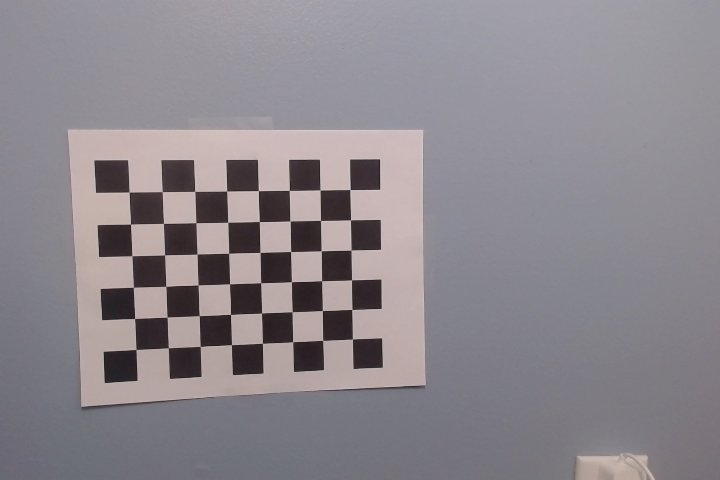
#> input picture trajectory_tracking/pictures/Photo on 12-30-22 at 12.22 PM #2.jpg, 1440 x 960 px (shown at 1/2 size); its folder holds only this picture in this run
$ python calibrate_camera.py
#> lines starting #> are read from the running program, lines starting #| are printed output that depends on the picture; after the words box and inside, x2 and y2 are one past the last pixel; in counts of white or black regions, pixels touching at a corner belong together; long printed decimals are rounded
import numpy as np
import time
import cv2
import glob

chessboardSize = (8, 6)
frameSize = (1440, 960)

criteria = (cv2.TERM_CRITERIA_EPS + cv2.TERM_CRITERIA_MAX_ITER, 30, 0.001)

objp = np.zeros((chessboardSize[0] * chessboardSize[1], 3), np.float32)
objp[:, :2] = np.mgrid[0: chessboardSize[0],
                       0:chessboardSize[1]].T.reshape(-1, 2)


objPoints = []
imgPoints = []

images = glob.glob('../pictures/*.jpg')
print(images)

for image in images:
    print(image)
    img = cv2.imread(image)
#> img is the input picture: shape (960, 1440, 3); mean B, G, R 140.4, 134.7, 139.8
    gray = cv2.cvtColor(img, cv2.COLOR_BGR2GRAY)

    ret, corners = cv2.findChessboardCorners(gray, chessboardSize, None)
#> ret = True; corners = 48 rows, first 8: [258.6, 384.6], [325.2, 383.6], [389.6, 383.4], [453.5, 383], [517.5, 381.6], [579.4, 381.4], [640.6, 380.6], [701, 379.5]

    if ret == True:
        objPoints.append(objp)
        corners2 = cv2.cornerSubPix(
            gray, corners, (11, 11), (-1, -1), criteria)
#> corners2 = 48 rows, first 8: [258.8, 384.7], [325.1, 383.6], [389.7, 383.4], [453.6, 382.6], [517.4, 381.6], [579.4, 381.5], [640.5, 380.5], [700.6, 379.5]
        imgPoints.append(corners)

        cv2.drawChessboardCorners(img, chessboardSize, corners2, ret)
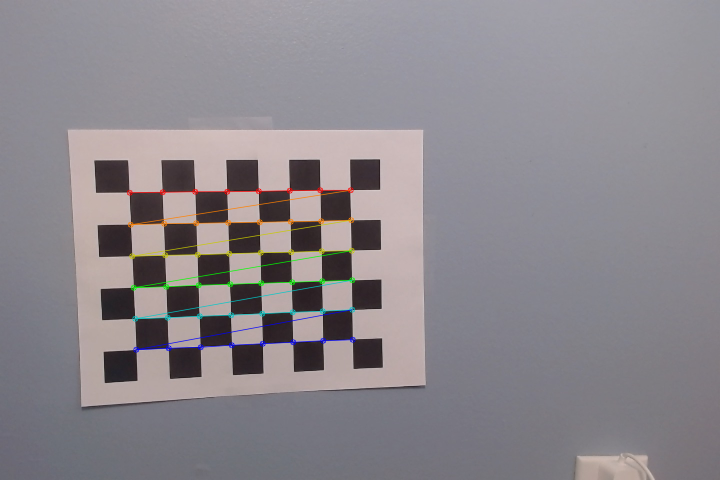
#> img: shape (960, 1440, 3) (shown at 1/2 size); 1.32% of pixels changed, all inside (x1, y1, x2, y2) = (253, 374, 712, 706)
        cv2.imshow('img', img)
        cv2.waitKey(1000)

cv2.destroyAllWindows()


ret, cameraMatrix, dist, rvecs, tvecs = cv2.calibrateCamera(
    objPoints, imgPoints, frameSize, None, None)
#> ret = 0.375; cameraMatrix = [[736.3, 0, 705], [0, 742, 432], [0, 0, 1]]; dist = [[0.0645, -0.136, -0.000597, 0.00801, 0.137]]; rvecs = ([0.0526, -0.093, -0.0156],); tvecs = ([-7.04, -0.736, 11.58],)
print('Camera Calibrated: ', ret)
#| Camera Calibrated:  0.3752
print('\nCamera Matrix:\n', cameraMatrix)
#| Camera Matrix:
#|  [[736.294    0.         704.991]
#|  [  0.         741.963  431.996]
#|  [  0.           0.           1.        ]]
print('\nDistortion Parameters:\n', dist)
#| Distortion Parameters:
#|  [[ 0.06454 -0.1356 -0.0005971  0.008008  0.1374]]
print('\nRotation Vectors:\n', rvecs)
#| Rotation Vectors:
#|  (array([[ 0.05265 ],
#|        [-0.093],
#|        [-0.01556]]),)
print('\nTranslation Vectors:\n', tvecs)
#| Translation Vectors:
#|  (array([[-7.039],
#|        [-0.7358],
#|        [11.584]]),)

np.save('camera_matrix', cameraMatrix)
np.save('dist', dist)
np.save('rotation_vectors', rvecs)
np.save('translation_vectors', tvecs)

$ run again, on trajectory_tracking/pictures/Photo on 12-30-22 at 12.24 PM.jpg
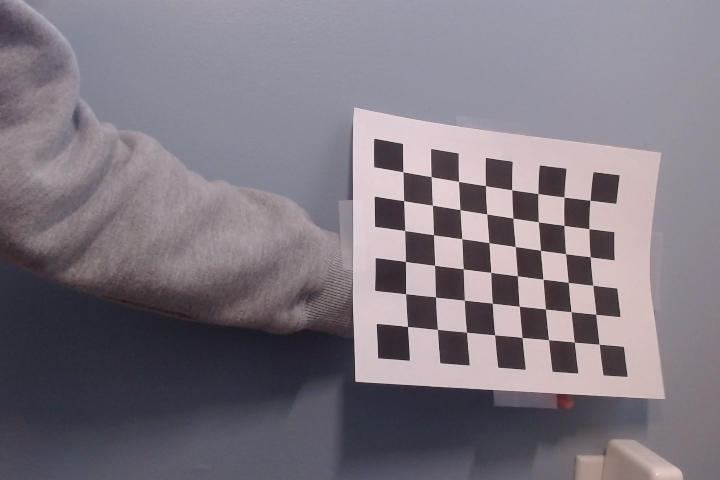
#> input picture trajectory_tracking/pictures/Photo on 12-30-22 at 12.24 PM.jpg, 1440 x 960 px (shown at 1/2 size)
#> img is the input picture: shape (960, 1440, 3); mean B, G, R 127.8, 118.8, 125.7
#> `ret, corners = cv2.findChessboardCorners(gray, chessboardSize, None)`: ret = True; corners = 48 rows, first 8: [805.6, 343.5], [862.8, 353.6], [917.5, 363.5], [971.4, 371.6], [1023.4, 379.5], [1075.8, 387.5], [1129.2, 395.4], [1179.9, 401.5]
#> corners2 = 48 rows, first 8: [806.3, 344.3], [863.1, 353.9], [917.5, 363.1], [971.5, 371.9], [1023.7, 380.4], [1076, 387.6], [1128.5, 394.6], [1180.4, 401.1]
#> `cv2.drawChessboardCorners(img, chessboardSize, corners2, ret)`:
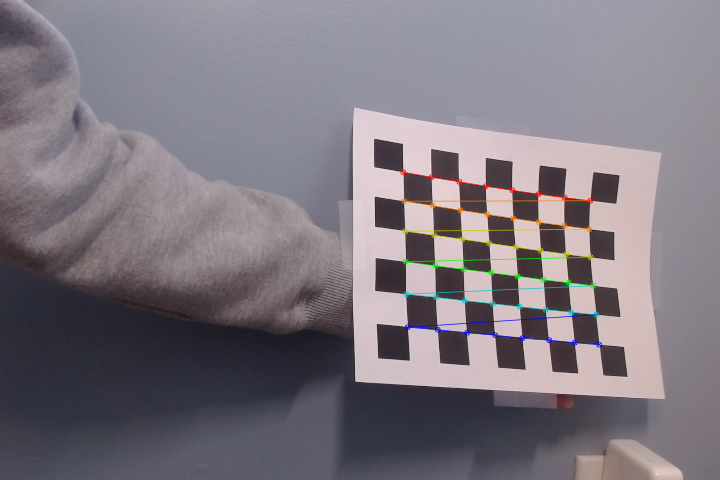
#> img: shape (960, 1440, 3) (shown at 1/2 size); 1.17% of pixels changed, all inside (x1, y1, x2, y2) = (800, 338, 1205, 696)
#> `ret, cameraMatrix, dist, rvecs, tvecs = cv2.calibrateCamera( objPoints..`: ret = 1.24; cameraMatrix = [[2658, 0, 600.5], [0, 2023.3, 376.1], [0, 0, 1]]; dist = [[4.97, -31.86, -0.184, -0.304, 121]]; rvecs = ([-0.316, -0.676, 0.0863],); tvecs = ([2.55, -0.486, 31.71],)
#| Camera Calibrated:  1.240
#| Camera Matrix:
#|  [[2.65804866e+03 0.00000000e+00 6.00512706e+02]
#|  [0.00000000e+00 2.02330853e+03 3.76081644e+02]
#|  [0.00000000e+00 0.00000000e+00 1.00000000e+00]]
#| Distortion Parameters:
#|  [[  4.974 -31.859  -0.1835  -0.304 120.953]]
#| Rotation Vectors:
#|  (array([[-0.3158],
#|        [-0.6761],
#|        [ 0.08635]]),)
#| Translation Vectors:
#|  (array([[ 2.549],
#|        [-0.4864],
#|        [31.709]]),)

$ run again, on trajectory_tracking/pictures/Photo on 12-30-22 at 12.22 PM #3.jpg
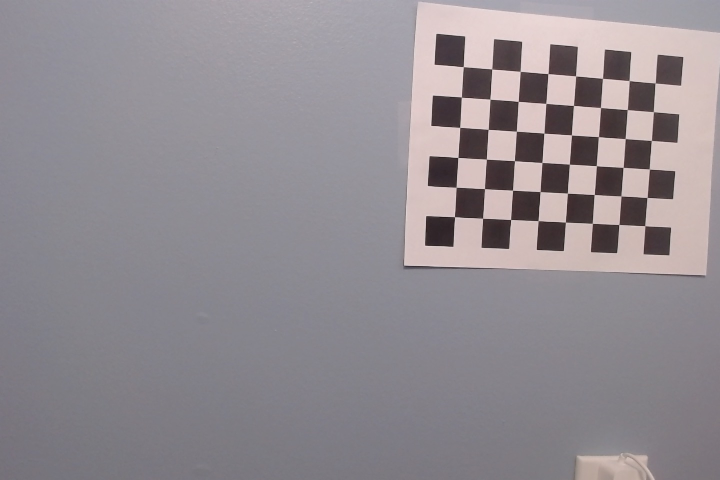
#> input picture trajectory_tracking/pictures/Photo on 12-30-22 at 12.22 PM #3.jpg, 1440 x 960 px (shown at 1/2 size)
#> img is the input picture: shape (960, 1440, 3); mean B, G, R 145.5, 140.1, 145.9
#> `ret, corners = cv2.findChessboardCorners(gray, chessboardSize, None)`: ret = True; corners = 48 rows, first 8: [927.1, 133.4], [983.5, 138.5], [1041.3, 143.5], [1096.3, 147.5], [1151.4, 151.9], [1205.5, 157.5], [1258.7, 161.5], [1311.1, 166.4]
#> corners2 = 48 rows, first 8: [927.3, 133.7], [983.8, 138.4], [1040.9, 143.2], [1096.3, 147.6], [1151.6, 152.4], [1205.4, 157.4], [1259, 161.7], [1310.5, 166.4]
#> `cv2.drawChessboardCorners(img, chessboardSize, corners2, ret)`:
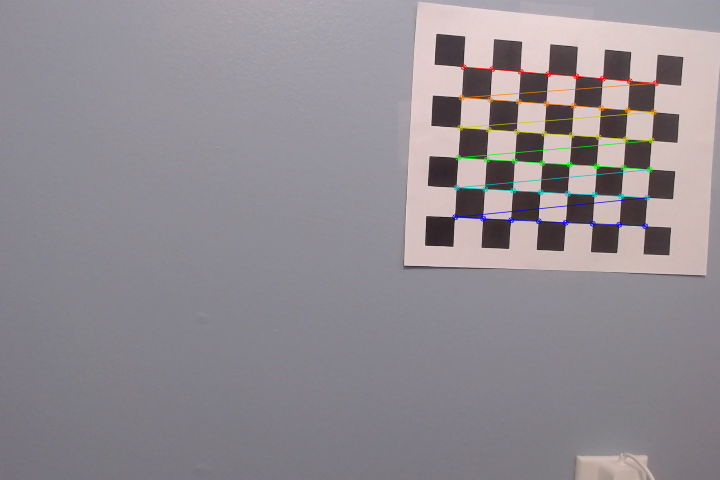
#> img: shape (960, 1440, 3) (shown at 1/2 size); 1.2% of pixels changed, all inside (x1, y1, x2, y2) = (904, 128, 1318, 459)
#> `ret, cameraMatrix, dist, rvecs, tvecs = cv2.calibrateCamera( objPoints..`: ret = 0.324; cameraMatrix = [[1392, 0, 794.2], [0, 1406.9, 509.2], [0, 0, 1]]; dist = [[0.0198, -0.00592, -0.00609, 0.00402, -0.967]]; rvecs = ([0.069, -0.158, 0.0455],); tvecs = ([2.23, -6.26, 23.62],)
#| Camera Calibrated:  0.3243
#| Camera Matrix:
#|  [[1.39202264e+03 0.00000000e+00 7.94207013e+02]
#|  [0.00000000e+00 1.40688048e+03 5.09198545e+02]
#|  [0.00000000e+00 0.00000000e+00 1.00000000e+00]]
#| Distortion Parameters:
#|  [[ 0.01981 -0.005919 -0.006092  0.004017 -0.9671]]
#| Rotation Vectors:
#|  (array([[ 0.06905 ],
#|        [-0.1581],
#|        [ 0.04546]]),)
#| Translation Vectors:
#|  (array([[ 2.233 ],
#|        [-6.259],
#|        [23.622]]),)

$ run again, on trajectory_tracking/pictures/Photo on 12-30-22 at 12.22 PM.jpg
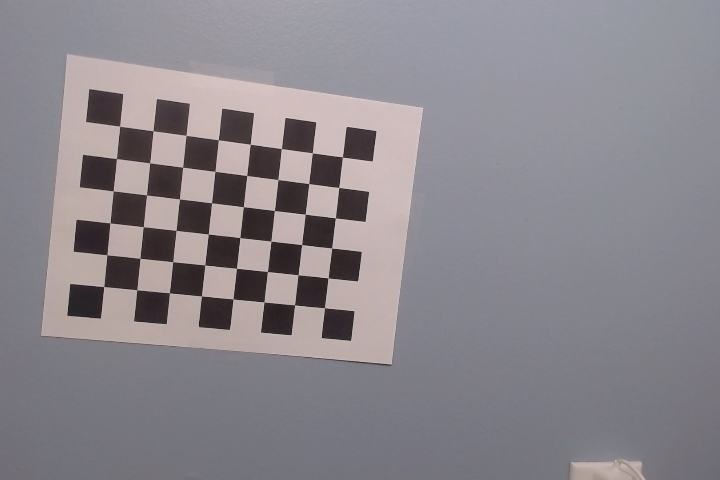
#> input picture trajectory_tracking/pictures/Photo on 12-30-22 at 12.22 PM.jpg, 1440 x 960 px (shown at 1/2 size)
#> img is the input picture: shape (960, 1440, 3); mean B, G, R 140.3, 134.1, 138.6
#> `ret, corners = cv2.findChessboardCorners(gray, chessboardSize, None)`: ret = True; corners = 48 rows, first 8: [239.7, 253.4], [307, 261.7], [372.7, 271.5], [437.5, 279.7], [501.6, 289.3], [563.4, 297.5], [625.4, 306.1], [685.5, 314.5]
#> corners2 = 48 rows, first 8: [239.6, 252.6], [306.6, 262.1], [372.6, 271], [437, 280.1], [501.2, 288.9], [563, 297.6], [625.3, 306.5], [685.1, 314.5]
#> `cv2.drawChessboardCorners(img, chessboardSize, corners2, ret)`:
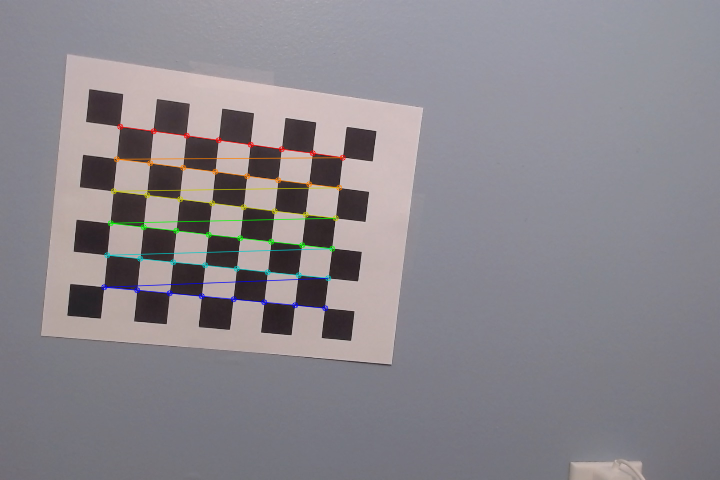
#> img: shape (960, 1440, 3) (shown at 1/2 size); 1.34% of pixels changed, all inside (x1, y1, x2, y2) = (202, 247, 692, 623)
#> `ret, cameraMatrix, dist, rvecs, tvecs = cv2.calibrateCamera( objPoints..`: ret = 0.249; cameraMatrix = [[1146.6, 0, 795.2], [0, 1167.1, 451], [0, 0, 1]]; dist = [[0.0336, 0.0461, 0.000313, 0.00349, -0.267]]; rvecs = ([0.0625, -0.147, 0.122],); tvecs = ([-8.7, -3.04, 17.98],)
#| Camera Calibrated:  0.2491
#| Camera Matrix:
#|  [[1.14655628e+03 0.00000000e+00 7.95194486e+02]
#|  [0.00000000e+00 1.16711008e+03 4.51001159e+02]
#|  [0.00000000e+00 0.00000000e+00 1.00000000e+00]]
#| Distortion Parameters:
#|  [[ 0.03361  0.04609  0.0003134  0.003485  -0.2671]]
#| Rotation Vectors:
#|  (array([[ 0.06251 ],
#|        [-0.1467 ],
#|        [ 0.1224]]),)
#| Translation Vectors:
#|  (array([[-8.696],
#|        [-3.044],
#|        [17.982 ]]),)

$ run again, on trajectory_tracking/pictures/Photo on 12-30-22 at 12.23 PM.jpg
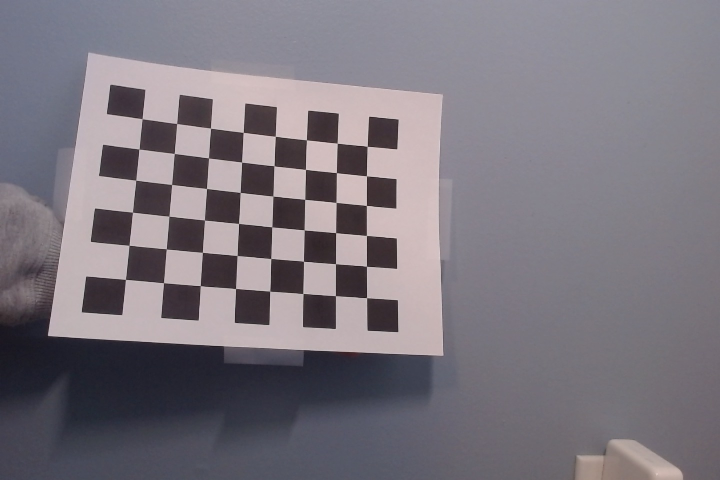
#> input picture trajectory_tracking/pictures/Photo on 12-30-22 at 12.23 PM.jpg, 1440 x 960 px (shown at 1/2 size)
#> img is the input picture: shape (960, 1440, 3); mean B, G, R 126.3, 118.1, 123.7
#> `ret, corners = cv2.findChessboardCorners(gray, chessboardSize, None)`: ret = True; corners = 48 rows, first 8: [284.6, 237.5], [353.5, 247.6], [421.7, 257.3], [487.2, 265.4], [551.4, 273.4], [613.5, 280], [675.5, 287.5], [735.2, 293.3]
#> corners2 = 48 rows, first 8: [284.6, 238.1], [353.8, 247.5], [421.5, 256.6], [487, 265.3], [551.3, 272.9], [613.5, 280.3], [675.1, 286.7], [735, 293.3]
#> `cv2.drawChessboardCorners(img, chessboardSize, corners2, ret)`:
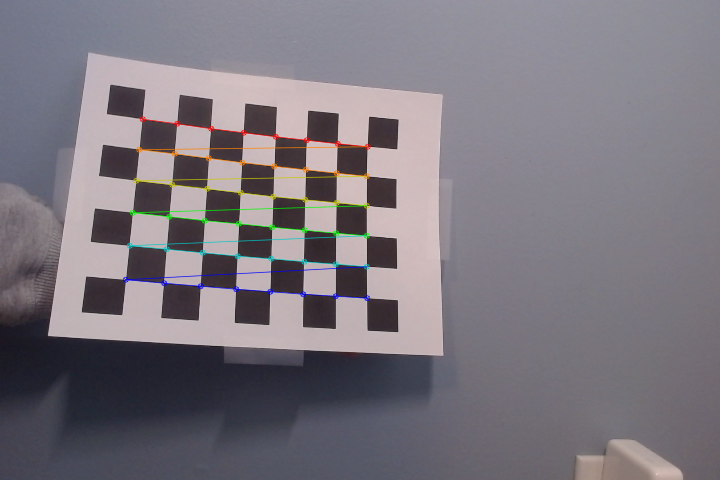
#> img: shape (960, 1440, 3) (shown at 1/2 size); 1.39% of pixels changed, all inside (x1, y1, x2, y2) = (245, 232, 742, 603)
#> `ret, cameraMatrix, dist, rvecs, tvecs = cv2.calibrateCamera( objPoints..`: ret = 0.585; cameraMatrix = [[1476.4, 0, 981.3], [0, 1607, 450.9], [0, 0, 1]]; dist = [[-0.46, 1.59, -0.0451, -0.0345, -2.16]]; rvecs = ([-0.408, -0.299, 0.0058],); tvecs = ([-10.89, -2.87, 23.35],)
#| Camera Calibrated:  0.5852
#| Camera Matrix:
#|  [[1.47642047e+03 0.00000000e+00 9.81303612e+02]
#|  [0.00000000e+00 1.60701933e+03 4.50853129e+02]
#|  [0.00000000e+00 0.00000000e+00 1.00000000e+00]]
#| Distortion Parameters:
#|  [[-0.4596  1.591 -0.04506  -0.03452 -2.158]]
#| Rotation Vectors:
#|  (array([[-0.4083 ],
#|        [-0.2987],
#|        [ 0.005796]]),)
#| Translation Vectors:
#|  (array([[-10.890 ],
#|        [ -2.873],
#|        [ 23.351]]),)
